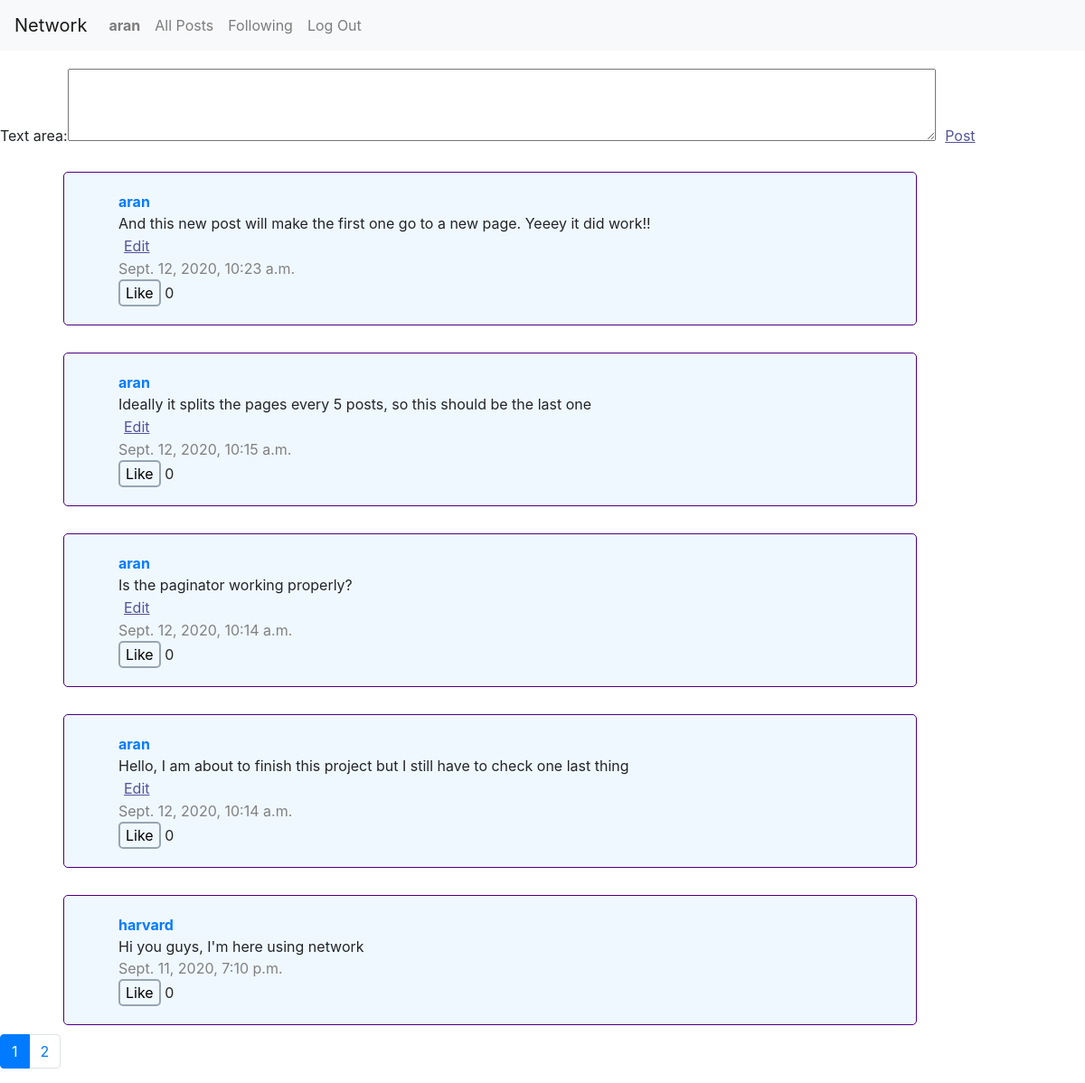
Page / (signed in) on the committed database.
### network/models.py (models this page shows, shortened)
class User(AbstractUser):
    followers = models.ManyToManyField("User", related_name="user_followers")
    following = models.ManyToManyField("User", related_name="user_following")
    posts = models.ManyToManyField("Post", related_name="user_posts")

class Post(models.Model):
    author = models.CharField(max_length=60)
    text = models.CharField(max_length=280)
    timestamp = models.DateTimeField(auto_now_add=True)
    like = models.IntegerField()

### network/views.py (the view)
# urls.py: path("", views.index, name="index"),
def index(request):
    if request.user.is_authenticated:
        if request.method == 'POST':
            form = PostForm(request.POST)
            if form.is_valid():
                new_post = Post()
                new_post.author = request.user.username
                new_post.text = form.cleaned_data["text_area"]
                new_post.like = 0
                new_post.save()
                poster = User.objects.get(username=request.user.username)
                poster.posts.add(new_post)
                poster.save()
                return HttpResponseRedirect(reverse("index"))
        else:
            form = PostForm()
            all_posts = Post.objects.all().order_by('-timestamp')
            paginator = Paginator(all_posts, 5)
            page_number = request.GET.get('page')
            page = paginator.get_page(page_number)
            return render(request, "network/index.html",
                          {'form': form, 'page': page, "type": "Submit"})
    else:
        return HttpResponseRedirect(reverse("login"))

### network/forms.py
class PostForm(forms.Form):
    text_area = forms.CharField(max_length=280, widget=forms.Textarea)

### network/templates/network/index.html (shortened to what this page needs)
{% extends "network/layout.html" %}
{% block body %}
    <form id="PostForm" action="{% url 'index' %}" method="post">
        {{ form }}
        <input type="{{ type }}"  value="Post">
    </form>
    <div id="feed">
        {% for post in page %}
        <div style="padding: 10px;">
				<div class="container post_box">
				    <a href="{% url 'profile' username=post.author %}"><strong>{{ post.author }}</strong></a><br>
				    <span id="content{{post.id}}">{{ post.text }}</span>
                    {% if user.username == post.author %}
						    <form id="edit_form{{post.id}}" action="javascript:void(0);" onsubmit="edit_text('{{post.id}}')">
								<input id="edit_button{{post.id}}" type="submit" value="Edit">
							</form>
				    {% else %}
				    	<br>
				    {% endif %}
				    <span class="time">{{ post.timestamp }}</span><br>
					<button id="like_button{{post.id}}" onclick="like_function('{{post.id}}')">Like</button>
					<span id="likes{{post.id}}" > {{ post.like }} </span>
				</div>
			</div>
        {% endfor %}
    </div>
	{% if page.has_other_pages %}
        <nav aria-label="...">
		    <ul class="pagination">
		        <li class="page-item active"><a class="page-link" > {{ page.number }} </a></li>
		        {% if page.has_next %}
		            <li class="page-item"><a class="page-link" href="?page={{ page.next_page_number }}">{{ page.next_page_number }}</a></li>
		        {% endif %}
            </ul>
        </nav>
	{% endif %}
{% endblock %}

### network/templates/network/layout.html (shortened to what this page needs)
{% load static %}
<!DOCTYPE html>
<html lang="en">
    <head>
        <link rel="stylesheet" href="https://stackpath.bootstrapcdn.com/bootstrap/4.4.1/css/bootstrap.min.css">
        <link href="{% static 'network/styles.css' %}" rel="stylesheet">
    </head>
    <body>
        <nav class="navbar navbar-expand-lg navbar-light bg-light">
            <a class="navbar-brand" href="{% url 'index' %}">Network</a>
            <div>
              <ul class="navbar-nav mr-auto">
                {% if user.is_authenticated %}
                    <li class="nav-item">
                        <a class="nav-link" href="{% url 'profile' username=user.username %}"><strong id="login_user">{{ user.username }}</strong></a>
                    </li>
                {% endif %}
                <li class="nav-item">
                  <a class="nav-link" href="{% url 'index' %}">All Posts</a>
                </li>
                {% if user.is_authenticated %}
                    <li class="nav-item">
                        <a class="nav-link" href="{% url 'following' %}">Following</a>
                    </li>
                    <li class="nav-item">
                        <a class="nav-link" href="{% url 'logout' %}">Log Out</a>
                    </li>
                {% endif %}
              </ul>
            </div>
          </nav>
        <div class="body">
            {% block body %}
            {% endblock %}
        </div>
    </body>
</html>

### network/static/network/styles.css (style rules this page uses)
.post_box { width: 80%; padding: 20px; padding-left: 60px; border: 1px solid indigo; margin-left: 60px; margin-top: 10px; background-color:aliceblue; border-radius: 5px; }
textarea { margin-top: 20px; width: 80%; height: 80px; }
button { width: auto; background-color: transparent; border: 2px solid #96a5b2; border-radius: 5px; }
input { background-color: transparent; border: transparent; text-decoration: underline; text-decoration-color: #535399; color: #535399; }
.time { color: gray; }

### rows in the picture
User: username "aran"
Post: author "aran", text "And this new post will make the first one go to a new page. Yeeey it did work!!", timestamp "Sept. 12, 2020, 10:23 a.m.", like "0"
Post: author "aran", text "Ideally it splits the pages every 5 posts, so this should be the last one", timestamp "Sept. 12, 2020, 10:15 a.m.", like "0"
Post: author "aran", text "Is the paginator working properly?", timestamp "Sept. 12, 2020, 10:14 a.m.", like "0"
Post: author "aran", text "Hello, I am about to finish this project but I still have to check one last thing", timestamp "Sept. 12, 2020, 10:14 a.m.", like "0"
Post: author "harvard", text "Hi you guys, I'm here using network", timestamp "Sept. 11, 2020, 7:10 p.m.", like "0"

### other values in the picture
{{ page.number }} "1"
{{ page.next_page_number }} "2"
